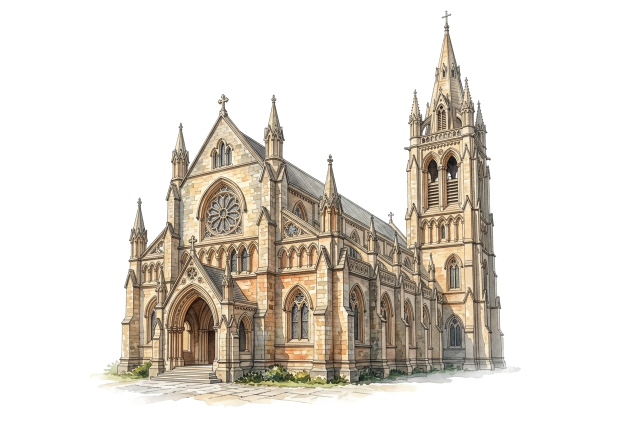
#> input picture images/cdn/mm_cathedral_church.png, 1264 x 848 px (shown at 1/2 size)
$ python create_og_image.py
#> lines starting #> are read from the running program, lines starting #| are printed output that depends on the picture
import math
from PIL import Image, ImageDraw, ImageFont

def create_og_image():
    W, H = 1200, 630

    # 1. Base Canvas - rich warm ivory cream gradient
    img = Image.new("RGB", (W, H), "#FAF5EC")
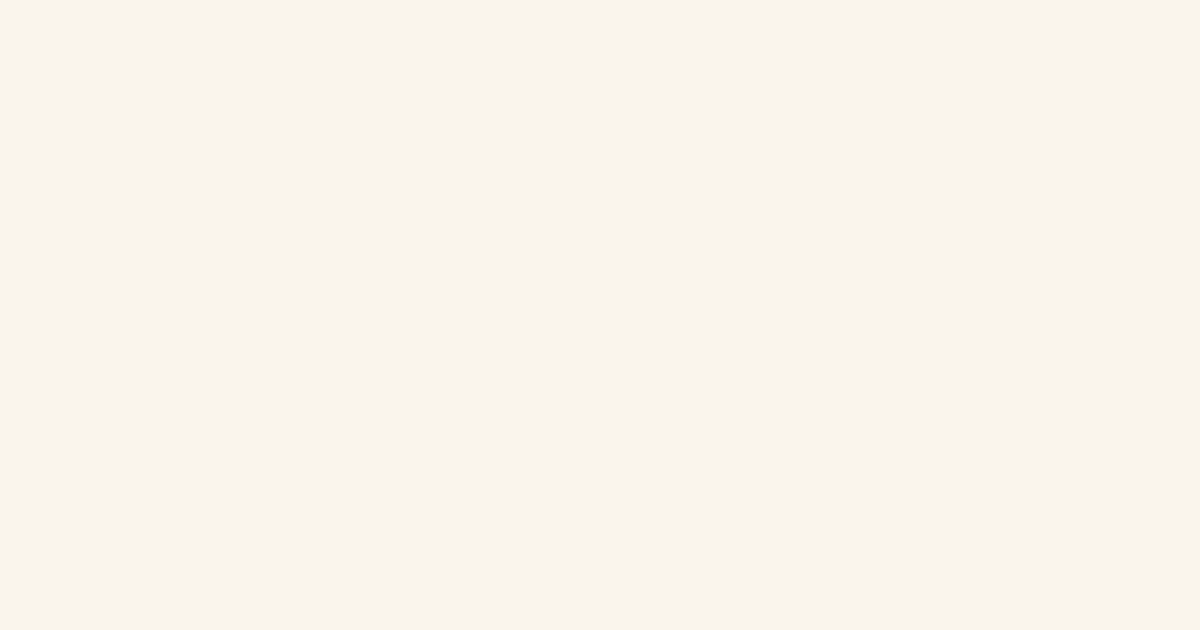
#> img: PIL image 1200x630 RGB; mean R, G, B 250, 245, 236
    draw = ImageDraw.Draw(img)

    # Subtle soft radial / vertical warm gradient
    for y in range(H):
        ratio = y / H
        # From #FDFBF7 at top to #F6ECE0 at bottom
        r = int(253 - ratio * (253 - 246))
        g = int(251 - ratio * (251 - 236))
        b = int(247 - ratio * (247 - 224))
        draw.line([(0, y), (W, y)], fill=(r, g, b))

    # 2. Add Cathedral Church Illustration on the left
    church_path = "images/cdn/mm_cathedral_church.png"
    church = Image.open(church_path).convert("RGBA")
#> church is the input picture: PIL image 1264x848 RGBA; mean R, G, B, A 224.6, 219.2, 211.6, 85.4
    ch_h = 515
    ch_w = int(church.width * (ch_h / church.height))
#> ch_w = 767
    church_resized = church.resize((ch_w, ch_h), Image.Resampling.LANCZOS)
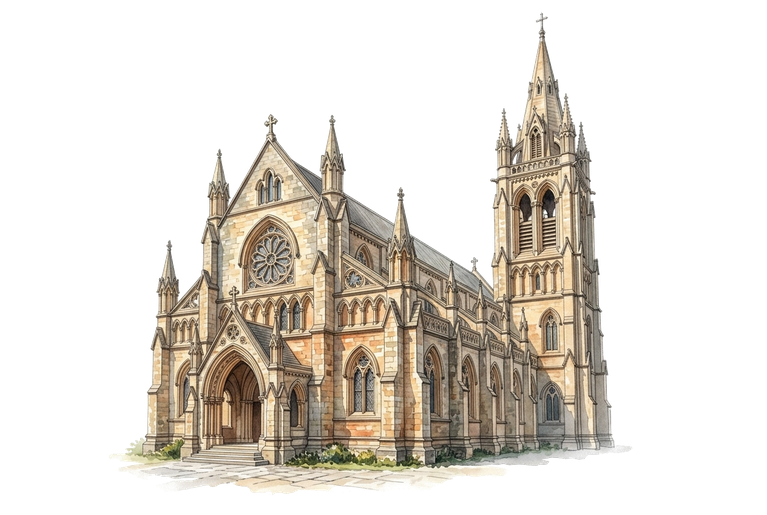
#> church_resized: PIL image 767x515 RGBA; mean R, G, B, A 58.1, 52.6, 45, 85.4; transparent parts drawn white

    # Place church anchored at bottom left
    church_pos = (-15, H - ch_h + 12)
    img.paste(church_resized, church_pos, church_resized)
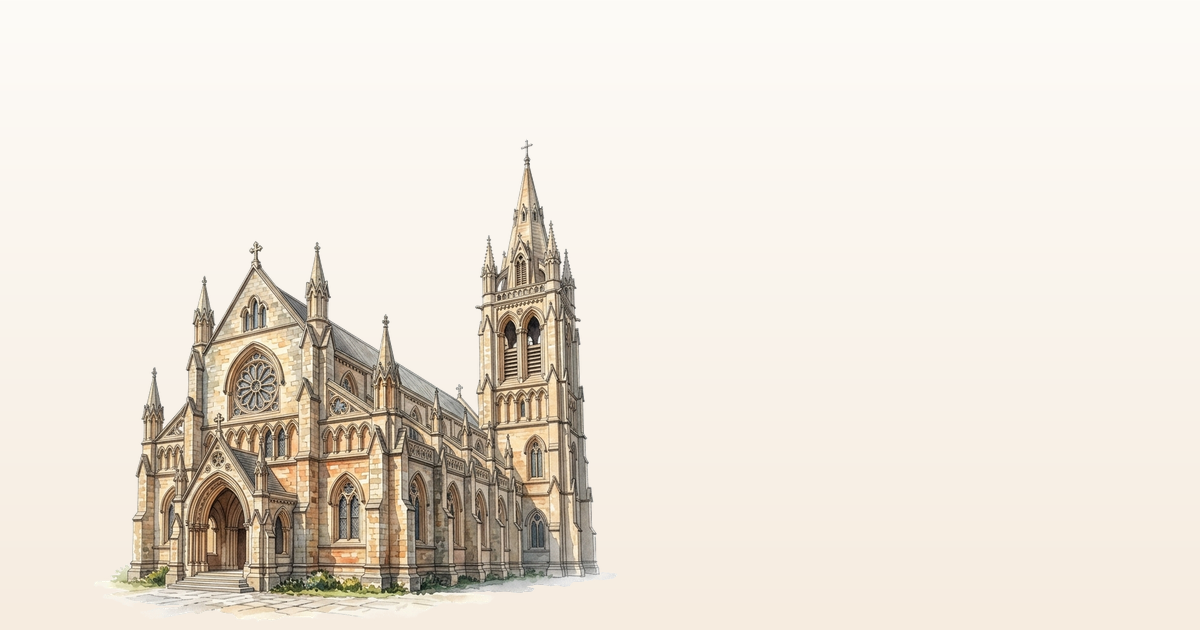
#> img: PIL image 1200x630 RGB; mean R, G, B 234.6, 227.1, 216.8

    # Soft translucent overlay on right side to ensure text readability
    overlay = Image.new("RGBA", (W, H), (0, 0, 0, 0))
#> overlay: PIL image 1200x630 RGBA; every value is 0
    overlay_draw = ImageDraw.Draw(overlay)
    for x in range(460, W):
        progress = (x - 460) / (W - 460)
        alpha = int(progress * 230)
        overlay_draw.line([(x, 0), (x, H)], fill=(250, 245, 236, alpha))
    img.paste(Image.alpha_composite(Image.new("RGBA", (W, H), (250, 245, 236, 0)), overlay), (0, 0), overlay)

    # 3. Add Floral Bouquet Element at bottom right
    floral_path = "images/cdn/623915249_2629494717.png"
    floral = Image.open(floral_path).convert("RGBA")
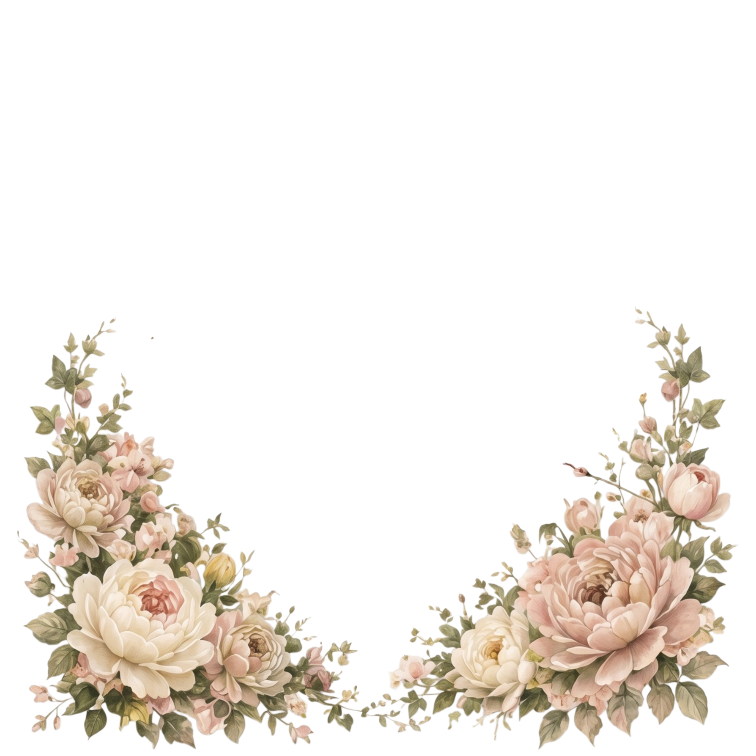
#> input picture images/cdn/623915249_2629494717.png, 1512 x 1512 px (shown at 1/2 size)
#> floral is the input picture: PIL image 1512x1512 RGBA; mean R, G, B, A 46.8, 41.6, 35.3, 55.1

    fl_w = 430
    fl_h = int(floral.height * (fl_w / floral.width))
#> fl_h = 430
    floral_br = floral.resize((fl_w, fl_h), Image.Resampling.LANCZOS)
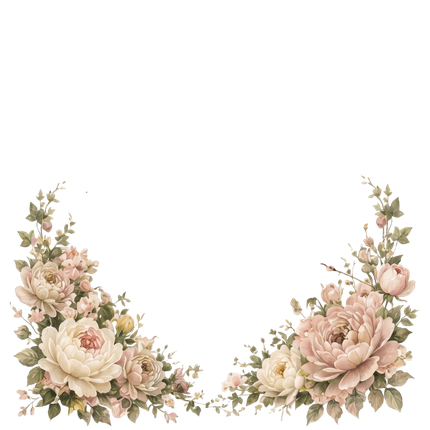
#> floral_br: PIL image 430x430 RGBA; mean R, G, B, A 49.5, 44.1, 37.4, 55.1; transparent parts drawn white
    # Position tucked into bottom right corner
    img.paste(floral_br, (W - fl_w + 70, H - fl_h + 85), floral_br)

    # 4. Elegant Double Gold Border
    gold_color = (195, 155, 85)       # #C39B55
    gold_light = (225, 200, 145)     # #E1C891

    # Outer thin border
    draw.rectangle([22, 22, W - 22, H - 22], outline=gold_color, width=2)
    # Inner thin border
    draw.rectangle([28, 28, W - 28, H - 28], outline=gold_light, width=1)

    # Corner squares / diamond flourishes
    corners = [(22, 22), (W - 22, 22), (22, H - 22), (W - 22, H - 22)]
    for cx, cy in corners:
        draw.rectangle([cx - 4, cy - 4, cx + 4, cy + 4], fill=gold_color)
        draw.rectangle([cx - 2, cy - 2, cx + 2, cy + 2], fill=(255, 252, 245))

    # 5. Typography on the Right Half
    # Fonts
    font_cinzel_large = ImageFont.truetype("C:/Windows/Fonts/georgiab.ttf", 46)
    font_ampersand = ImageFont.truetype("C:/Windows/Fonts/georgiai.ttf", 38)
    font_sub = ImageFont.truetype("C:/Windows/Fonts/georgiab.ttf", 16)
    font_details = ImageFont.truetype("C:/Windows/Fonts/georgia.ttf", 19)
    font_venue = ImageFont.truetype("C:/Windows/Fonts/georgiai.ttf", 18)

    text_center_x = 835  # Center for right column

    # Top Kicker
    kicker = "W E D D I N G   I N V I T A T I O N"
    k_box = draw.textbbox((0, 0), kicker, font=font_sub)
#> k_box = (0, 3, 264, 15)
    k_w = k_box[2] - k_box[0]
#> k_w = 264
    draw.text((text_center_x - k_w // 2, 75), kicker, font=font_sub, fill=(166, 125, 43))

    # Decorative line under kicker
    line_w = 110
    draw.line([(text_center_x - line_w, 108), (text_center_x + line_w, 108)], fill=gold_color, width=1)
    draw.ellipse([text_center_x - 3, 105, text_center_x + 3, 111], fill=gold_color)

    # Sub-header: Holy Matrimony
    holy = "HOLY MATRIMONY & RECEPTION"
    h_box = draw.textbbox((0, 0), holy, font=ImageFont.truetype("C:/Windows/Fonts/georgia.ttf", 14))
#> h_box = (0, 3, 225, 13)
    h_w = h_box[2] - h_box[0]
#> h_w = 225
    draw.text((text_center_x - h_w // 2, 126), holy, font=ImageFont.truetype("C:/Windows/Fonts/georgia.ttf", 14), fill=(140, 100, 60))

    # Groom Name
    groom = "Dr Alan Anand"
    g_box = draw.textbbox((0, 0), groom, font=font_cinzel_large)
#> g_box = (0, 8, 332, 43)
    g_w = g_box[2] - g_box[0]
#> g_w = 332
    draw.text((text_center_x - g_w // 2, 170), groom, font=font_cinzel_large, fill=(58, 26, 32))

    # Ampersand with delicate styling
    amp = "&"
    a_box = draw.textbbox((0, 0), amp, font=font_ampersand)
#> a_box = (0, 7, 30, 36)
    a_w = a_box[2] - a_box[0]
#> a_w = 30
    draw.text((text_center_x - a_w // 2, 235), amp, font=font_ampersand, fill=(185, 135, 50))

    # Bride Name
    bride = "Dr Navya S. Daniel"
    b_box = draw.textbbox((0, 0), bride, font=font_cinzel_large)
#> b_box = (0, 8, 434, 53)
    b_w = b_box[2] - b_box[0]
#> b_w = 434
    draw.text((text_center_x - b_w // 2, 290), bride, font=font_cinzel_large, fill=(58, 26, 32))

    # Decorative line under names
    draw.line([(text_center_x - line_w, 365), (text_center_x + line_w, 365)], fill=gold_color, width=1)
    draw.ellipse([text_center_x - 3, 362, text_center_x + 3, 368], fill=gold_color)

    # Date
    date_text = "MONDAY, 19TH OCTOBER 2026"
    d_box = draw.textbbox((0, 0), date_text, font=font_details)
#> d_box = (0, 4, 299, 21)
    d_w = d_box[2] - d_box[0]
#> d_w = 299
    draw.text((text_center_x - d_w // 2, 388), date_text, font=font_details, fill=(90, 55, 35))

    # Church / Venue
    venue_text = "Mateer Memorial Church, Trivandrum"
    v_box = draw.textbbox((0, 0), venue_text, font=font_venue)
#> v_box = (0, 3, 335, 19)
    v_w = v_box[2] - v_box[0]
#> v_w = 335
    draw.text((text_center_x - v_w // 2, 424), venue_text, font=font_venue, fill=(120, 90, 70))

    # Website link / invitation pill at bottom
    pill_text = "alan-weds-navya.invitingyou.top"
    pill_font = ImageFont.truetype("C:/Windows/Fonts/georgia.ttf", 14)
    p_box = draw.textbbox((0, 0), pill_text, font=pill_font)
#> p_box = (0, 2, 229, 16)
    p_w = p_box[2] - p_box[0]
#> p_w = 229

    pill_padding = 18
    pill_x1 = text_center_x - (p_w // 2) - pill_padding
#> pill_x1 = 703
    pill_x2 = text_center_x + (p_w // 2) + pill_padding
#> pill_x2 = 967
    pill_y1 = 490
    pill_y2 = 524
    draw.rounded_rectangle([pill_x1, pill_y1, pill_x2, pill_y2], radius=17, fill=(245, 237, 222), outline=gold_color, width=1)
    draw.text((text_center_x - p_w // 2, 498), pill_text, font=pill_font, fill=(130, 90, 50))

    # Save high-quality optimized JPEG (< 200KB)
    output_path = "images/og-image.jpg"
    img.save(output_path, "JPEG", quality=92, optimize=True)
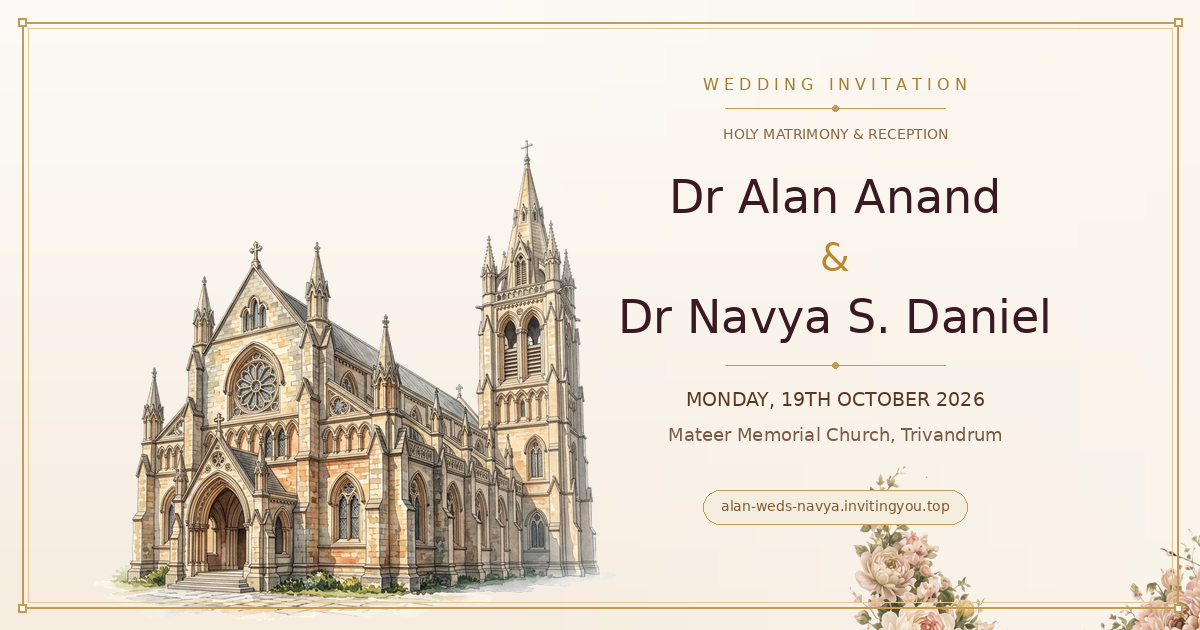
#> saved as og-image.jpg: PIL image 1200x630 RGB; mean R, G, B 231.1, 222.7, 211

    # Also save to root as fallback
    img.save("og-image.jpg", "JPEG", quality=92, optimize=True)
    print(f"Created {output_path} and og-image.jpg successfully!")

if __name__ == "__main__":
    create_og_image()
